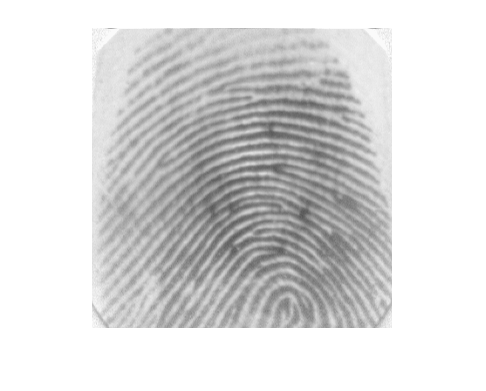
%> input picture matlab/code/reference_image.png, 486 x 391 px
$ octave --eval "result = Core_detect(imread('reference_image.png'));"   (GNU Octave 9; MATLAB toolbox functions it lacks are replaced by stand-ins)
%> lines starting %> are read from the running program, lines starting %| are printed output that depends on the picture
function [Check,ind_x,ind_y] = Core_detect(Im)
    I = Im;
%> I is the input picture: size 391x486x3 uint8; min 86, max 255, mean 218.6
    [R,C, ~] = size(I) ;
%> R = 391; C = 486
    if ~isa(I,'double'), I = double(I); end

    mu = mean(I(:)) ;
%> mu = 218.6
    sigma = std(I(:));
%> sigma = 44.66

    %Normalising Image
    for i = 1:R
        for j = 1:C
            if I(i,j) > mu
                I(i,j) = 0.5 + sqrt(((I(i,j)-mu)^2)/sigma) ;
            else
                I(i,j) = 0.5 - sqrt(((I(i,j)-mu)^2)/sigma) ;
            end
        end
    end
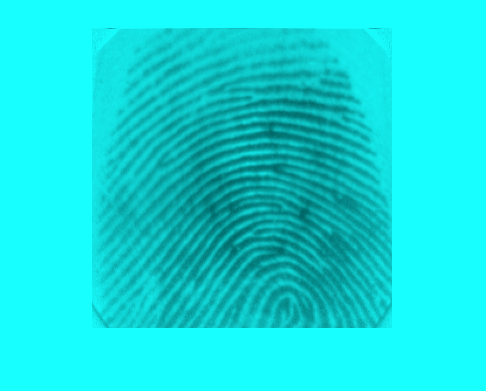
%> I: size 391x486x3 double; mean R, G, B 0.5, 218.6, 218.6; drawn with min black and max white

    blocksigma = 3 ;
    orientsmoothsigma = 3 ;

%> (the run ends here)

$ run again, on matlab/code/query.png
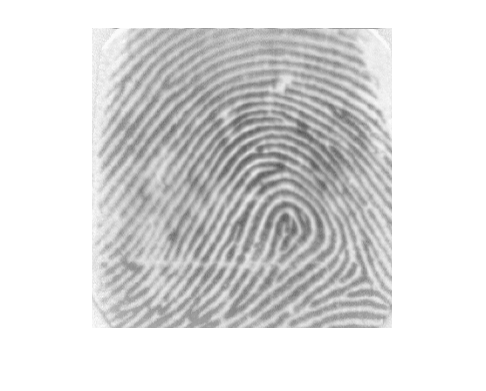
%> input picture matlab/code/query.png, 486 x 391 px
%> in Core_detect, I is the input picture: size 391x486x3 uint8; min 88, max 255, mean 220.3
%> mu = 220.3
%> sigma = 41.96
%> after the loop in Core_detect, `for i = 1:R`:
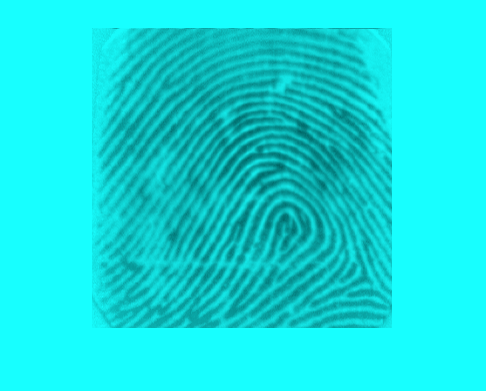
%> I: size 391x486x3 double; mean R, G, B 0.5, 220.3, 220.3; drawn with min black and max white

$ run again, on matlab/code/reference_query.png
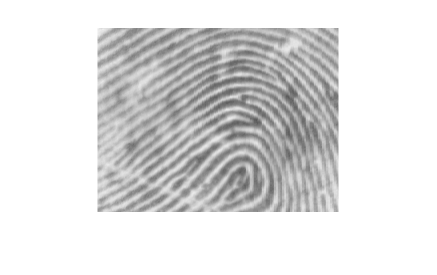
%> input picture matlab/code/reference_query.png, 437 x 275 px
%> in Core_detect, I is the input picture: size 275x437x3 uint8; min 88, max 255, mean 224.1
%> mu = 224.1
%> sigma = 43.86
%> after the loop in Core_detect, `for i = 1:R`:
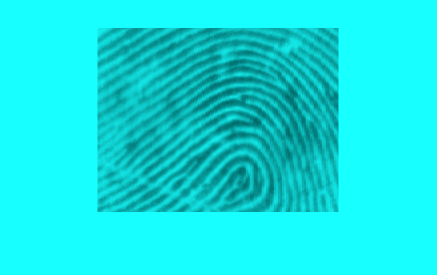
%> I: size 275x437x3 double; mean R, G, B 0.5, 224.1, 224.1; drawn with min black and max white

$ run again, on matlab/code/rotated_minus22.png
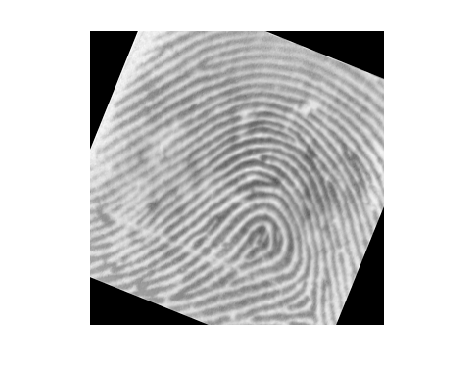
%> input picture matlab/code/rotated_minus22.png, 476 x 391 px
%> in Core_detect, I is the input picture: size 391x476x3 uint8; min 0, max 255, mean 208.4
%> mu = 208.4
%> sigma = 67
%> after the loop in Core_detect, `for i = 1:R`:
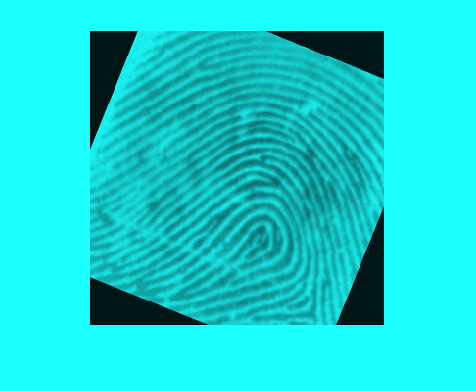
%> I: size 391x476x3 double; mean R, G, B 0.5, 208.4, 208.4; drawn with min black and max white
